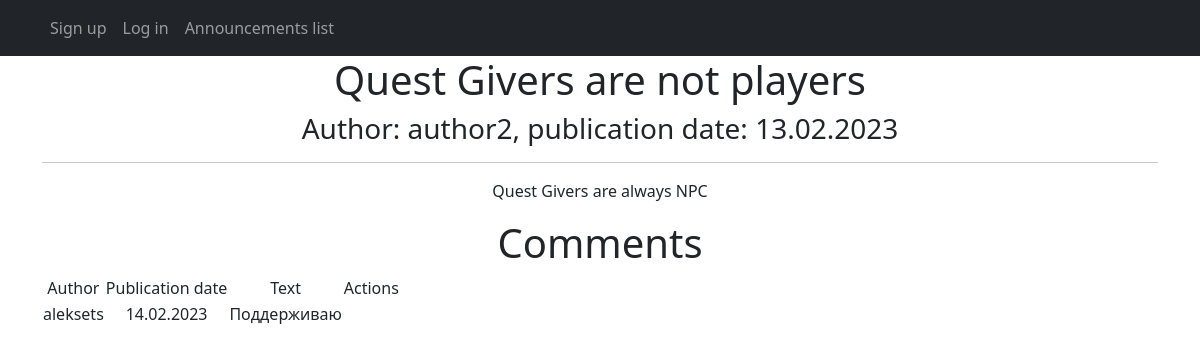
Page /announcements/9 on the committed database.
### announcements/models.py (models this page shows, shortened)
class Announcement(models.Model):
    author = models.ForeignKey(Author, on_delete=models.CASCADE, verbose_name='author')
    add_date = models.DateTimeField(auto_now_add=True)
    category = models.ManyToManyField(Category, related_name='categories', verbose_name='category')
    title = models.CharField(max_length=255, verbose_name='title')
    text = RichTextUploadingField(config_name='default')

class Author(models.Model):
    author = models.OneToOneField(User, on_delete=models.CASCADE)
    def __str__(self):
        return self.author.username

class Comment(models.Model):
    announcement = models.ForeignKey(Announcement, on_delete=models.CASCADE)
    author = models.ForeignKey(User, on_delete=models.CASCADE)
    text = models.TextField(verbose_name='text')
    add_date = models.DateTimeField(auto_now_add=True)
    is_new = models.BooleanField(default=True)

### announcements/views.py (the view)
# urls.py: path('announcements/<int:pk>', AnnouncementDetail.as_view(), name='announcement'),
class AnnouncementDetail(DetailView):
    model = Announcement
    template_name = 'announcement.html'
    context_object_name = 'announcement'

### templates/announcement.html (shortened to what this page needs)
<!DOCTYPE html>
{% extends 'flatpages/default.html' %}
{% block content %}
    <h1>{{ announcement.title }}</h1>
    <h3>Author: {{ announcement.author }}, publication date: {{ announcement.add_date|date:'d.m.Y' }}</h3>
    <hr>
    <p>{{ announcement.text|safe }}</p>
    <h1>Comments</h1>
    {% if announcement.comment_set.all|length > 0 %}
        <table>
            <tr>
                <td>Author</td>
                <td>Publication date</td>
                <td>Text</td>
                <td>Actions</td>
            </tr>
            {% for comment in announcement.comment_set.all %}
                <tr>
                    <td>{{ comment.author }}</td>
                    <td>{{ comment.add_date|date:'d.m.Y' }}</td>
                    <td>{{ comment.text }}</td>
                    <td>
                    </td>
                </tr>
            {% endfor %}
        </table>
    {% else %}
        Комментариев пока нет!
    {% endif %}
{% endblock content %}

### rows in the picture
Announcement: title "Quest Givers are not players", author "author2", add_date "13.02.2023", text "Quest Givers are always NPC"
Comment: author "aleksets", add_date "14.02.2023", text "Поддерживаю"
